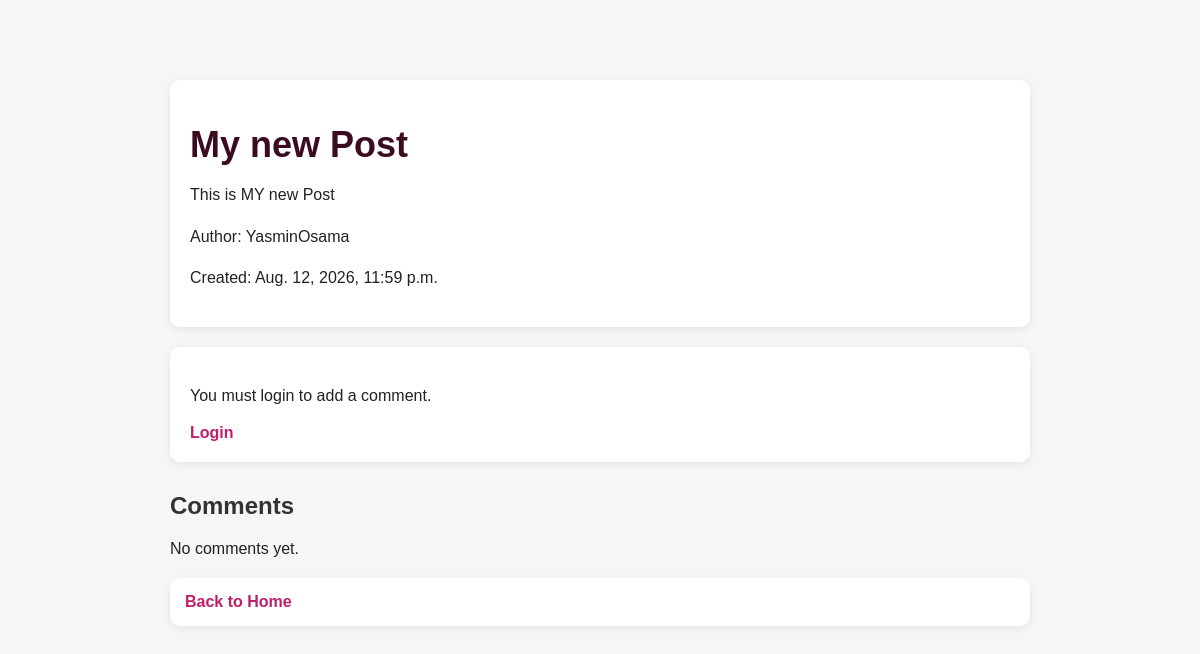
The app's page /post/2/ with its own data.
### posts/models.py (models this page shows, shortened)
class Post(models.Model):
    title = models.CharField(max_length=200)
    body = models.TextField()
    author = models.ForeignKey(User, on_delete=models.CASCADE)
    created_at = models.DateTimeField(auto_now_add=True)

### posts/views.py (the view, shortened to what this page needs)
# urls.py: path('post/<int:post_id>/', views.post_detail, name='post_detail'),
def post_detail(request, post_id):
    post = Post.objects.get(id=post_id)
    return render(
        request,
        'posts/post_detail.html',
        {'post': post}
    )

### posts/templates/posts/post_detail.html (shortened to what this page needs)
{% load static %}
<!DOCTYPE html>
<html>
<head>
    <link rel="stylesheet" href="{% static 'posts/style.css' %}">
</head>
<body>
<div class="container">
    <div class="post">
        <h1>{{ post.title }}</h1>
        <p class="post-body">
            {{ post.body }}
        </p>
        <p class="author">
            Author: {{ post.author.username }}
        </p>
        <p class="author">
            Created: {{ post.created_at }}
        </p>
    </div>
    {% if user.is_authenticated %}
        <div class="post">
            <h2>Add Comment</h2>
            <form method="POST">
                {% csrf_token %}
                <textarea
                    name="body"
                    rows="5"
                    cols="50"
                    placeholder="Write your comment"
                ></textarea>
                <br><br>
                <button type="submit">
                    Add Comment
                </button>
            </form>
        </div>
    {% else %}
        <div class="post">
            <p>
                You must login to add a comment.
            </p>
            <a href="{% url 'login' %}">
                Login
            </a>
        </div>
    {% endif %}
    <h2>Comments</h2>
    {% for comment in post.comments.all %}
        <div class="comment">
            <p>
                <strong>
                    {{ comment.author.username }}
                </strong>
            </p>
            <p>
                {{ comment.body }}
            </p>
            <p class="author">
                {{ comment.created_at }}
            </p>
        </div>
    {% empty %}
        <p>No comments yet.</p>
    {% endfor %}
    <div class="nav-links">
        <a href="{% url 'home' %}">
            Back to Home
        </a>
    </div>
</div>
</body>
</html>

### posts/static/posts/style.css (style rules this page uses)
* { box-sizing: border-box; }
body { margin: 0; padding: 0; font-family: Arial, sans-serif; background: #f4f6f8; color: #222; }
body { max-width: 900px; margin: 40px auto; padding: 20px; }
h1 { color:#3b0b21 ; font-size: 36px; margin-bottom: 10px; }
h2 { color: #333; margin-top: 30px; }
a { color: #bf1f6a; text-decoration: none; font-weight: bold; }
.nav-links { margin: 20px 0; padding: 15px; background: white; border-radius: 10px; box-shadow: 0 2px 8px rgba(0, 0, 0, 0.08); }
.nav-links a { margin-right: 15px; }
.post { background: white; padding: 20px; margin-top: 20px; border-radius: 10px; box-shadow: 0 2px 8px rgba(0, 0, 0, 0.08); }
.post p { line-height: 1.6; }

### records on screen
Post: title "My new Post", body "This is MY new Post", author.username "YasminOsama", created_at "Aug. 12, 2026, 11:59 p.m."
